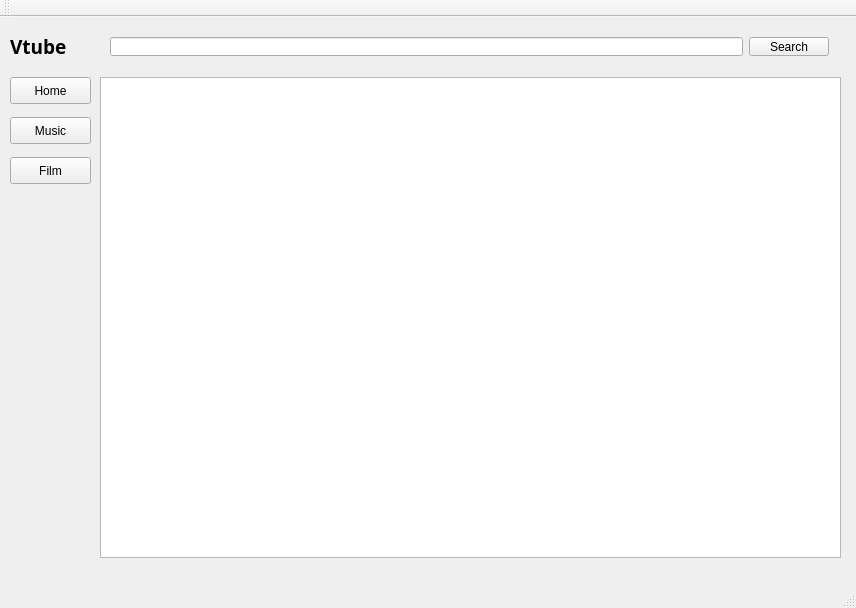
<?xml version="1.0" encoding="UTF-8"?>
<ui version="4.0">
 <class>MainWindow</class>
 <widget class="QMainWindow" name="MainWindow">
  <property name="geometry">
   <rect>
    <x>0</x>
    <y>0</y>
    <width>856</width>
    <height>608</height>
   </rect>
  </property>
  <property name="windowTitle">
   <string>MainWindow</string>
  </property>
  <widget class="QWidget" name="centralWidget">
   <widget class="QWidget" name="widget" native="true">
    <property name="geometry">
     <rect>
      <x>10</x>
      <y>-1</y>
      <width>831</width>
      <height>51</height>
     </rect>
    </property>
    <widget class="QWidget" name="horizontalLayoutWidget">
     <property name="geometry">
      <rect>
       <x>89</x>
       <y>10</y>
       <width>741</width>
       <height>41</height>
      </rect>
     </property>
     <layout class="QHBoxLayout" name="horizontalLayout">
      <item>
       <widget class="QLineEdit" name="lineEdit"/>
      </item>
      <item>
       <widget class="QPushButton" name="pushButton">
        <property name="text">
         <string>Search</string>
        </property>
       </widget>
      </item>
     </layout>
    </widget>
    <widget class="QLabel" name="label">
     <property name="geometry">
      <rect>
       <x>0</x>
       <y>10</y>
       <width>81</width>
       <height>41</height>
      </rect>
     </property>
     <property name="font">
      <font>
       <family>STIXVariants</family>
       <pointsize>14</pointsize>
       <weight>75</weight>
       <bold>true</bold>
      </font>
     </property>
     <property name="text">
      <string>Vtube</string>
     </property>
     <property name="scaledContents">
      <bool>false</bool>
     </property>
    </widget>
   </widget>
   <widget class="QWidget" name="widget_2" native="true">
    <property name="geometry">
     <rect>
      <x>10</x>
      <y>60</y>
      <width>91</width>
      <height>481</height>
     </rect>
    </property>
    <widget class="QPushButton" name="pushButton_2">
     <property name="geometry">
      <rect>
       <x>0</x>
       <y>0</y>
       <width>81</width>
       <height>27</height>
      </rect>
     </property>
     <property name="text">
      <string>Home</string>
     </property>
    </widget>
    <widget class="QPushButton" name="pushButton_3">
     <property name="geometry">
      <rect>
       <x>0</x>
       <y>40</y>
       <width>81</width>
       <height>27</height>
      </rect>
     </property>
     <property name="text">
      <string>Music</string>
     </property>
    </widget>
    <widget class="QPushButton" name="pushButton_4">
     <property name="geometry">
      <rect>
       <x>0</x>
       <y>80</y>
       <width>81</width>
       <height>27</height>
      </rect>
     </property>
     <property name="text">
      <string>Film</string>
     </property>
    </widget>
   </widget>
   <widget class="QWidget" name="widget_3" native="true">
    <property name="geometry">
     <rect>
      <x>100</x>
      <y>60</y>
      <width>741</width>
      <height>481</height>
     </rect>
    </property>
    <widget class="QListView" name="listView">
     <property name="geometry">
      <rect>
       <x>0</x>
       <y>0</y>
       <width>741</width>
       <height>481</height>
      </rect>
     </property>
    </widget>
   </widget>
  </widget>
  <widget class="QMenuBar" name="menuBar">
   <property name="geometry">
    <rect>
     <x>0</x>
     <y>0</y>
     <width>856</width>
     <height>25</height>
    </rect>
   </property>
  </widget>
  <widget class="QToolBar" name="mainToolBar">
   <attribute name="toolBarArea">
    <enum>TopToolBarArea</enum>
   </attribute>
   <attribute name="toolBarBreak">
    <bool>false</bool>
   </attribute>
  </widget>
  <widget class="QStatusBar" name="statusBar"/>
 </widget>
 <layoutdefault spacing="6" margin="11"/>
 <resources/>
 <connections/>
</ui>
